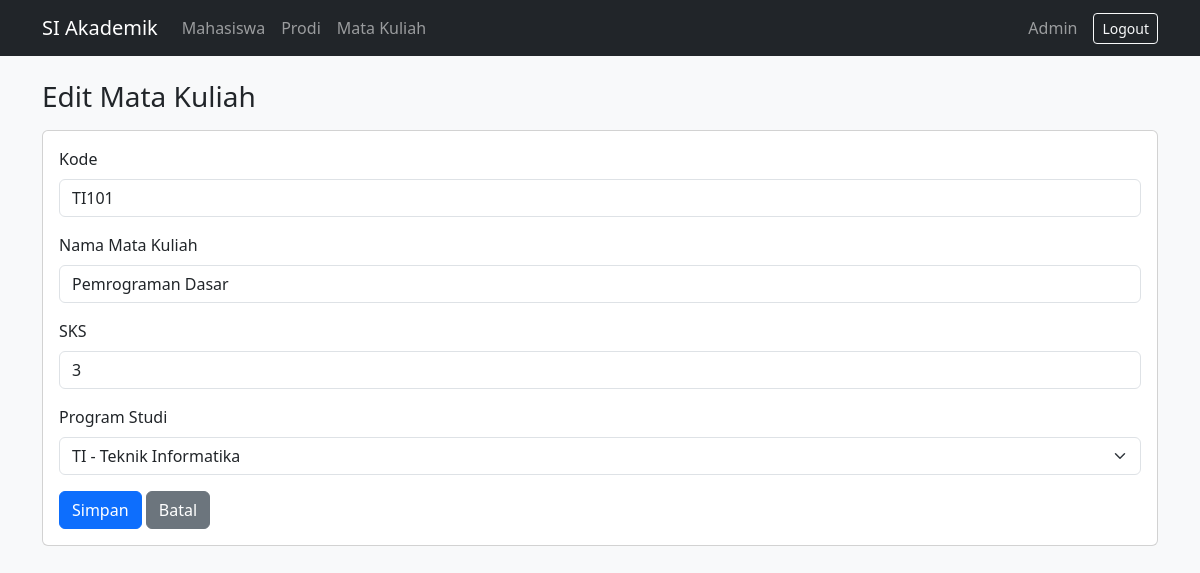
/matakuliah/edit?id=1 (signed in), run on the app's committed database.
### tables this page shows
CREATE TABLE `matakuliah` (
  `id` int(11) NOT NULL,
  `kode` varchar(10) NOT NULL,
  `nama` varchar(150) NOT NULL,
  `sks` tinyint(4) NOT NULL,
  `prodi_id` int(11) NOT NULL,
  `created_at` timestamp NOT NULL DEFAULT current_timestamp(),
  `updated_at` timestamp NOT NULL DEFAULT current_timestamp() ON UPDATE current_timestamp()
);

CREATE TABLE `prodi` (
  `id` int(11) NOT NULL,
  `kode` varchar(10) NOT NULL,
  `nama` varchar(100) NOT NULL,
  `created_at` timestamp NOT NULL DEFAULT current_timestamp(),
  `updated_at` timestamp NOT NULL DEFAULT current_timestamp() ON UPDATE current_timestamp()
);

### app/Controllers/MatakuliahController.php (called while the page is built, shortened)
<?php
require_once __DIR__ . '/../Models/MatakuliahModel.php';
require_once __DIR__ . '/../Models/ProdiModel.php';
class MatakuliahController
{
    private MatakuliahModel $model;
    private ProdiModel $prodi;
    public function __construct()
    {
        $this->model = new MatakuliahModel();
        $this->prodi = new ProdiModel();
    }
    public function edit(): void
    {
        $data = $this->model->find((int) ($_GET['id'] ?? 0));
        $prodiList = $this->prodi->all();
        $action = url('/matakuliah/update');
        require __DIR__ . '/../Views/matakuliah/form.php';
    }
}

### config/database.php (called while the page is built)
<?php
return [
    'host'     => 'localhost',
    'dbname'   => 'bkpm_acara_7',
    'username' => 'root',
    'password' => '',
    'charset'  => 'utf8mb4',
];

### app/Database.php (called while the page is built)
<?php
class Database
{
    private static ?PDO $instance = null;
    public static function getInstance(): PDO
    {
        if (self::$instance === null) {
            $config = require __DIR__ . '/../config/database.php';
            $dsn = "mysql:host={$config['host']};dbname={$config['dbname']};charset={$config['charset']}";
            self::$instance = new PDO($dsn, $config['username'], $config['password'], [
                PDO::ATTR_ERRMODE            => PDO::ERRMODE_EXCEPTION,
                PDO::ATTR_DEFAULT_FETCH_MODE => PDO::FETCH_ASSOC,
                PDO::ATTR_EMULATE_PREPARES   => false,
            ]);
        }
        return self::$instance;
    }
}

### app/Models/MatakuliahModel.php (called while the page is built, shortened)
<?php
require_once __DIR__ . '/../Database.php';
class MatakuliahModel
{
    private PDO $db;
    public function __construct()
    {
        $this->db = Database::getInstance();
    }
    public function find(int $id)
    {
        $stmt = $this->db->prepare("SELECT * FROM matakuliah WHERE id = :id");
        $stmt->execute(['id' => $id]);
        return $stmt->fetch();
    }
}

### app/helpers.php (called while the page is built, shortened)
<?php
function e($value): string
{
    return htmlspecialchars((string) $value, ENT_QUOTES, 'UTF-8');
}
function url(string $path = ''): string
{
    return BASE_PATH . $path;
}

### app/Models/ProdiModel.php (called while the page is built, shortened)
<?php
require_once __DIR__ . '/../Database.php';
class ProdiModel
{
    private PDO $db;
    public function __construct()
    {
        $this->db = Database::getInstance();
    }
    public function all(): array
    {
        return $this->db->query("SELECT * FROM prodi ORDER BY kode")->fetchAll();
    }
}

### app/Views/matakuliah/form.php (the view, shortened to what this page needs)
<?php require __DIR__ . '/../header.php'; ?>
<h1 class="h3 mb-3"><?= $data['id'] ? 'Edit' : 'Tambah' ?> Mata Kuliah</h1>
<form method="POST" action="<?= e($action) ?>" class="card card-body">
    <div class="mb-3">
        <label class="form-label">Kode</label>
        <input type="text" name="kode" class="form-control" value="<?= e($data['kode']) ?>" required>
    </div>
    <div class="mb-3">
        <label class="form-label">Nama Mata Kuliah</label>
        <input type="text" name="nama" class="form-control" value="<?= e($data['nama']) ?>" required>
    </div>
    <div class="mb-3">
        <label class="form-label">SKS</label>
        <input type="number" name="sks" class="form-control" value="<?= e($data['sks']) ?>" min="1" max="6" required>
    </div>
    <div class="mb-3">
        <label class="form-label">Program Studi</label>
        <select name="prodi_id" class="form-select" required>
            <?php foreach ($prodiList as $p): ?>
                <option value="<?= (int) $p['id'] ?>" <?= (int) $data['prodi_id'] === (int) $p['id'] ? 'selected' : '' ?>>
                    <?= e($p['kode'] . ' - ' . $p['nama']) ?>
                </option>
            <?php endforeach; ?>
        </select>
    </div>
    <div>
        <button type="submit" class="btn btn-primary">Simpan</button>
        <a href="<?= url('/matakuliah') ?>" class="btn btn-secondary">Batal</a>
    </div>
</form>
<?php require __DIR__ . '/../footer.php'; ?>

### data on the page
matakuliah: kode "TI101", nama "Pemrograman Dasar", sks "3", prodi_id "TI - Teknik Informatika"

### other printed values
$_SESSION['user_name'] "Admin"
